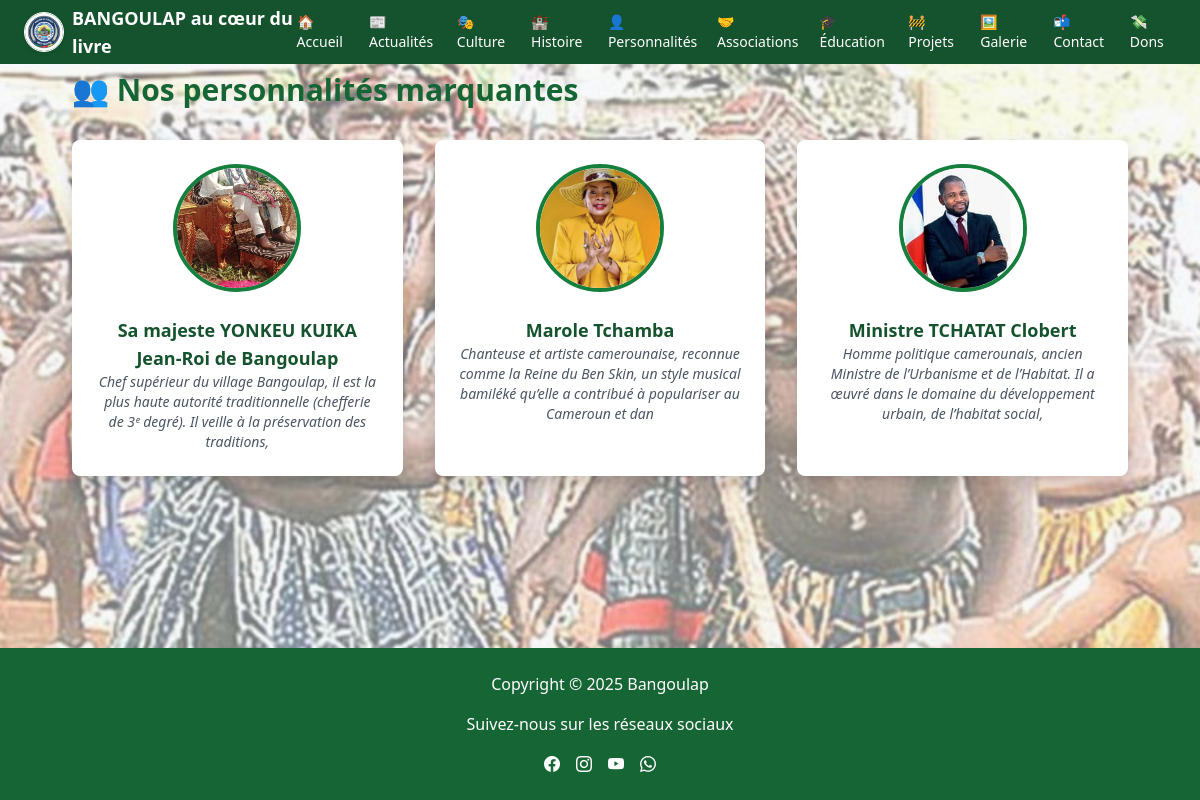
Page /personnalites/ on the committed database.
### personnalites/models.py (models this page shows, shortened)
class Personnalite(models.Model):
    nom = models.CharField(max_length=100)
    slug = models.SlugField(unique=True, default='inconnu')
    photo = models.ImageField(upload_to='personnalites/')
    fonction = models.CharField(max_length=150)
    biographie = models.TextField()

### personnalites/views.py (the view)
# urls.py: path('', views.liste_personnalites, name='liste'),
def liste_personnalites(request):
    personnalites = Personnalite.objects.all()
    return render(request, 'personnalites/liste_personnalites.html', {'personnalites': personnalites})

### personnalites/templates/personnalites/liste_personnalites.html (shortened to what this page needs)
{% extends 'base.html' %}
{% load static %}
{% block content %}
<section class="max-w-6xl mx-auto px-4 py-10">
    <h1 class="text-3xl font-bold text-green-800 mb-8">👥 Nos personnalités marquantes</h1>
    <div class="grid grid-cols-1 sm:grid-cols-2 md:grid-cols-3 gap-8">
        {% for personne in personnalites %}
        <a href="{% url 'personnalites:detail' slug=personne.slug %}" class="group block bg-white rounded-lg shadow hover:shadow-xl transition p-4 text-center">
            {% if personne.photo %}
                <img src="{{ personne.photo.url }}" alt="{{ personne.nom }}" class="w-32 h-32 mx-auto object-cover rounded-full border-4 border-green-700 group-hover:scale-105 transition">
            {% else %}
                <div class="w-32 h-32 mx-auto flex items-center justify-center bg-gray-200 text-gray-500 rounded-full border-4 border-green-700">
                    🙈
                </div>
            {% endif %}
            <h2 class="mt-4 text-lg font-semibold text-green-900">{{ personne.nom }}</h2>
            <p class="text-sm text-gray-600 italic">{{ personne.fonction }}</p>
        </a>
        {% empty %}
        <p class="text-gray-600 italic">Aucune personnalité enregistrée pour le moment.</p>
        {% endfor %}
    </div>
</section>
{% endblock %}

### rows in the picture
Personnalite: photo (picture), nom "Sa majeste YONKEU KUIKA Jean-Roi de Bangoulap", fonction "Chef supérieur du village Bangoulap, il est la plus haute autorité traditionnelle (chefferie de 3ᵉ degré). Il veille à la préservation des traditions,"
Personnalite: photo (picture), nom "Marole Tchamba", fonction "Chanteuse et artiste camerounaise, reconnue comme la Reine du Ben Skin, un style musical bamiléké qu’elle a contribué à populariser au Cameroun et dan"
Personnalite: photo (picture), nom "Ministre TCHATAT Clobert", fonction "Homme politique camerounais, ancien Ministre de l’Urbanisme et de l’Habitat. Il a œuvré dans le domaine du développement urbain, de l’habitat social,"
